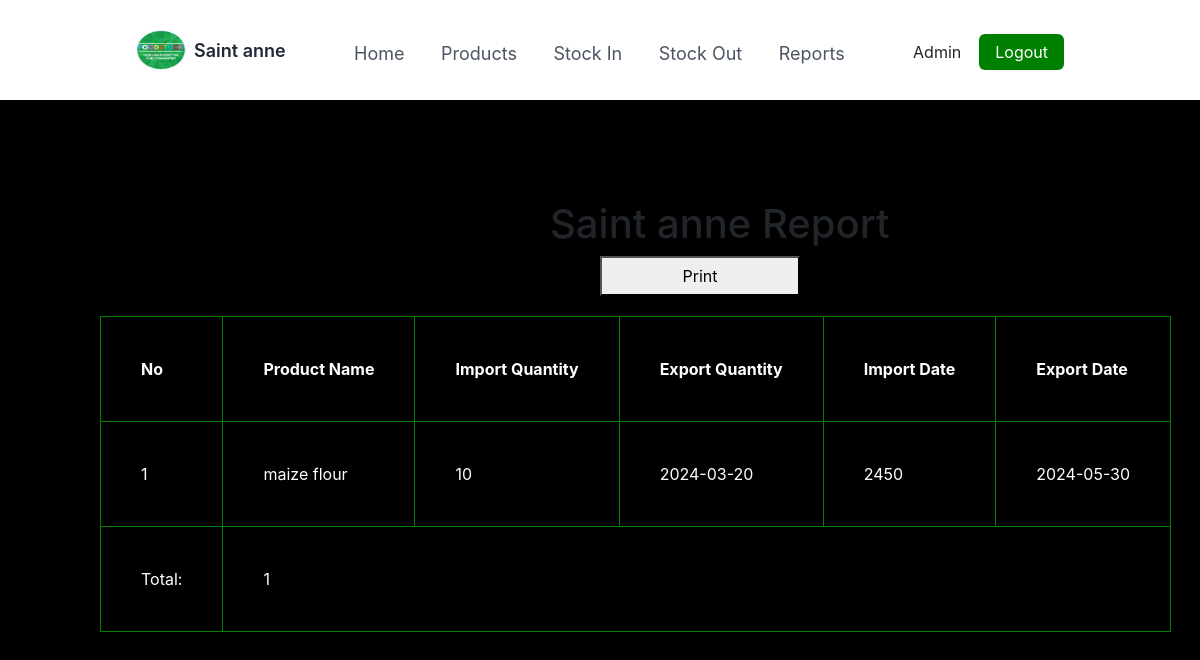
The app's page /report.php (signed in) with its own data.
### tables this page shows
CREATE TABLE `stock_in` (
  `stockinid` int(11) NOT NULL,
  `ProductId` int(11) NOT NULL,
  `Date` date NOT NULL DEFAULT current_timestamp(),
  `Quantity` int(255) NOT NULL,
  `Unit_Price` varchar(255) NOT NULL,
  `Total_Price` varchar(255) NOT NULL
);

CREATE TABLE `products` (
  `ProductId` int(11) NOT NULL,
  `ProductName` varchar(255) NOT NULL
);

CREATE TABLE `stock_out` (
  `stockoutid` int(11) NOT NULL,
  `ProductId` int(11) NOT NULL,
  `Date` date NOT NULL,
  `Unit_Price` int(11) NOT NULL,
  `Quantity` int(255) NOT NULL,
  `Total_Price` int(11) NOT NULL
);

### report.php (the view, shortened to what this page needs)
<?php
include "nav.php";
$sql = mysqli_query($conn, " SELECT *,stock_out.Quantity AS expoquant,stock_in.Quantity AS impoquant,stock_out.Date as expodate,stock_in.Date as impodate FROM stock_in INNER JOIN products ON stock_in.ProductId = products.ProductId INNER JOIN stock_out ON products.ProductId = stock_out.ProductId" );
$form = '';
if($sql == true){
    $num_rows = mysqli_num_rows($sql);
    if($num_rows > 0){
        $a = 0;
        while($fetch = mysqli_fetch_assoc($sql)){
            $a++;
            $form .= ' <tr>
                        <td>'.$a.'</td>
                        <td>'.$fetch['ProductName'].'</td>
                        <td>'.$fetch['impoquant'].'</td>
                        <td>'.$fetch['impodate'].'</td>
                        <td>'.$fetch['expoquant'].'</td>
                        <td>'.$fetch['expodate'].'</td>
                    </tr>';
        }
    }else{
        $tbody = '<tr> <td> No record! </td> </tr>';
    }
}
?>
<!DOCTYPE html>
<html lang="en">
<head>
</head>
<body>
    <H1>Saint anne Report</H1><button onclick="print()" id="button">Print</button>
    <table border="1">
        <thead>
            <tr>
                <th>No</th>
                <th>Product Name</th>
                <th>Import Quantity</th>
                <th>Export Quantity</th>
                <th>Import Date</th>
                <th>Export Date</th>
            </tr>
        </thead>
        <tbody>
            <?php echo $form; ?>
            <tr>
                <td>Total: </td>
                <td colspan="8"> <?php echo $num_rows; ?></td>
            </tr>
        </tbody>
    </table>
</body>
</html>

### css/styles.css (style rules this page uses)
body { background: #000; }

### report.php (style rules this page uses)
table,th,thead,tbody,td { border-collapse: collapse; border: 1px solid green; padding: 40px; color:#fff; margin-left:100px }
h1 { margin-left:550px }
button { margin-left:600px; margin-bottom:20px; width:200px; height:5vh; }

### records on screen
stock_in: ProductId.ProductName "maize flour", Quantity "10", Date "2024-03-20", stock_out.Quantity "2450", stock_out.Date "2024-05-30"

### other values on screen
$_SESSION["UserName"] "Admin"
$num_rows "1"
